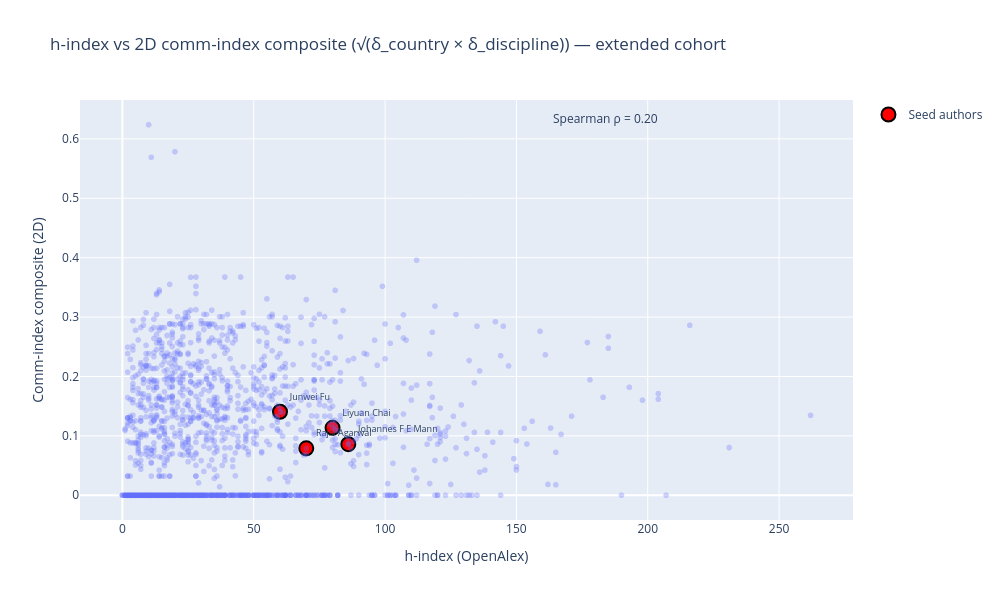

Notebook code cell kept with this figure:
### Code cell
import numpy as np

# 2D composite for extended cohort
multi["composite_2d"] = np.sqrt(multi["delta_country"] * multi["delta_discipline"])

fig = px.scatter(
    multi,
    x="h_index",
    y="composite_2d",
    hover_data=(["author_anon_id"] if "author_anon_id" in multi.columns else None),
    opacity=0.3,
    title="h-index vs 2D comm-index composite (√(δ_country × δ_discipline)) — extended cohort",
    labels={"h_index": "h-index (OpenAlex)", "composite_2d": "Comm-index composite (2D)"},
)

# Overlay seeds
id_col = "author_anon_id" if "author_anon_id" in multi.columns else None
if id_col:
    seed_rows = multi[multi[id_col].isin(seed_name_lookup)].copy()
    seed_rows["seed_name"] = seed_rows[id_col].map(seed_name_lookup)
else:
    seed_rows = multi[multi.index.astype(str).isin(seed_name_lookup)].copy()
    seed_rows["seed_name"] = seed_rows.index.map(seed_name_lookup)

fig.add_trace(go.Scatter(
    x=seed_rows["h_index"],
    y=seed_rows["composite_2d"],
    mode="markers+text",
    marker=dict(size=14, color="red", line=dict(width=2, color="black")),
    text=seed_rows["seed_name"],
    textposition="top right",
    textfont=dict(size=9),
    name="Seed authors",
))

# Correlation
corr = multi[["h_index", "composite_2d"]].corr(method="spearman").iloc[0, 1]
fig.add_annotation(text=f"Spearman ρ = {corr:.2f}", 
                    xref="paper", yref="paper",
                    x=0.75, y=0.98, showarrow=False, font=dict(size=12))

fig.update_layout(width=1000, height=600)
fig.show()

### Figure 1 — Plotly figure (JSON) as saved in the notebook; plotly's stock layout.template omitted (floating-point values rounded to 4 significant figures; data arrays with more than 128 entries replaced by an {"elided": "..."} marker saying what was removed)
{"data": [{"customdata": {"elided": "1684x1 str values"}, "hovertemplate": "h-index (OpenAlex)=%{x}<br>Comm-index composite (2D)=%{y}<br>author_anon_id=%{customdata[0]}<extra></extra>", "legendgroup": "", "marker": {"color": "#636efa", "opacity": 0.3, "symbol": "circle"}, "mode": "markers", "name": "", "showlegend": false, "type": "scattergl", "x": {"elided": "1684 float values"}, "xaxis": "x", "y": {"elided": "1684 float values"}, "yaxis": "y"}, {"marker": {"color": "red", "line": {"color": "black", "width": 2}, "size": 14}, "mode": "markers+text", "name": "Seed authors", "text": ["Junwei Fu", "Liyuan Chai", "Johannes F E Mann", "Rajiv Agarwal"], "textfont": {"size": 9}, "textposition": "top right", "type": "scatter", "x": [60.0, 80.0, 86.0, 70.0], "y": [0.1406, 0.1135, 0.08597, 0.07896]}], "layout": {"annotations": [{"font": {"size": 12}, "showarrow": false, "text": "Spearman ρ = 0.20", "x": 0.75, "xref": "paper", "y": 0.98, "yref": "paper"}], "height": 600, "legend": {"tracegroupgap": 0}, "title": {"text": "h-index vs 2D comm-index composite (√(δ_country × δ_discipline)) — extended cohort"}, "width": 1000, "xaxis": {"anchor": "y", "domain": [0, 1], "title": {"text": "h-index (OpenAlex)"}}, "yaxis": {"anchor": "x", "domain": [0, 1], "title": {"text": "Comm-index composite (2D)"}}}}
